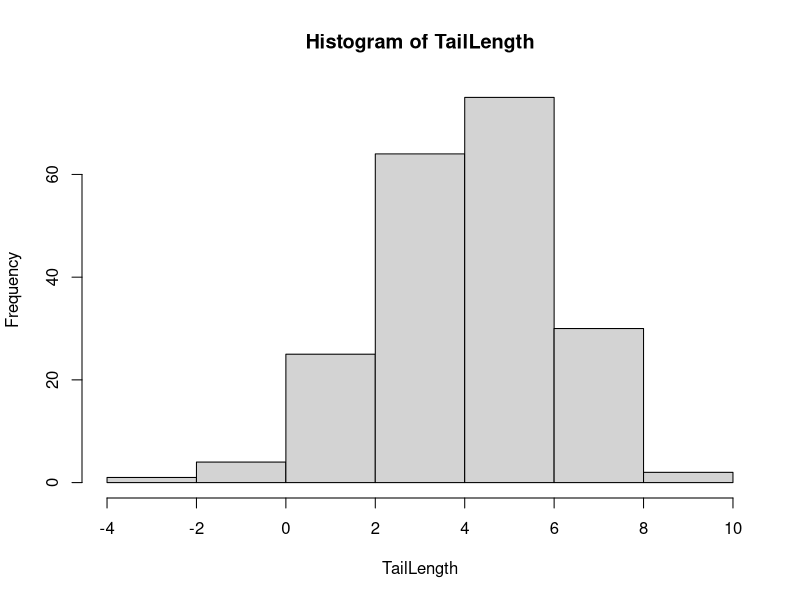
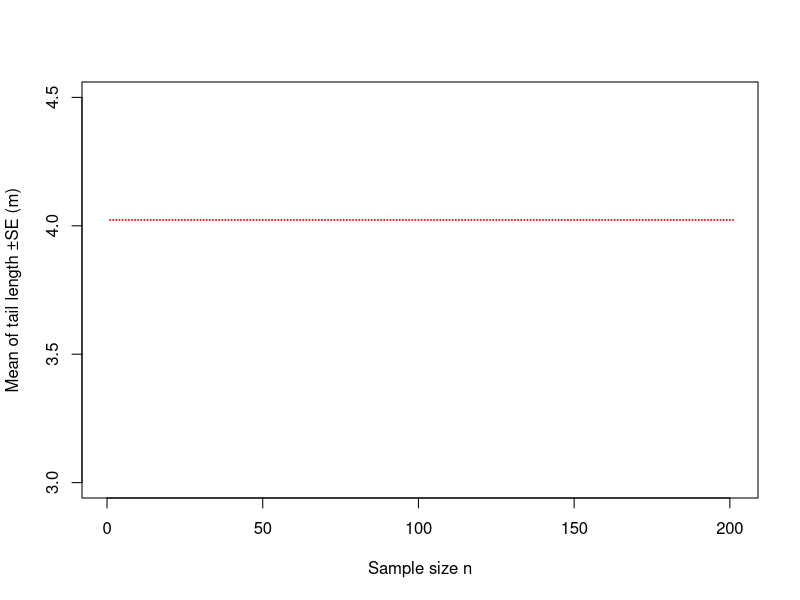
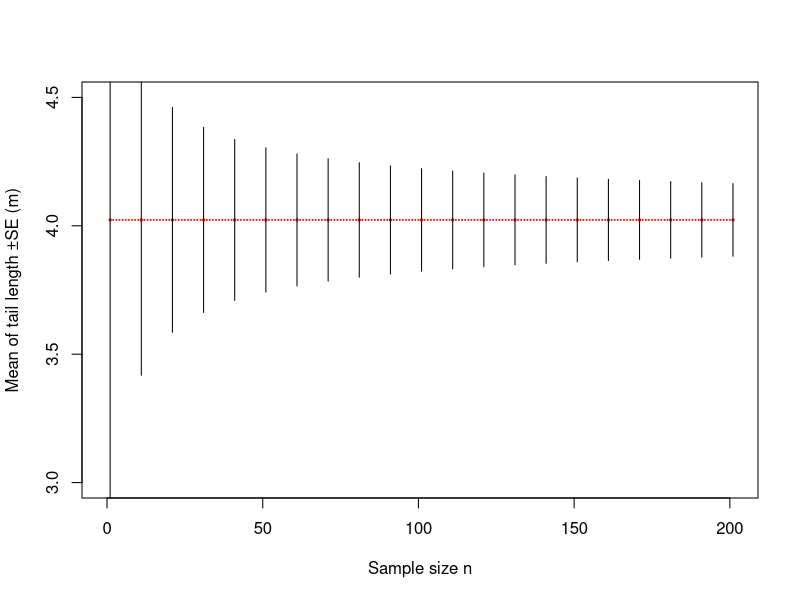

These charts were generated, in order, by the following R code:
#### SwS 04 ####

# Welcome - this is your workspace for hand out SwS 04 #

# Please  work through the hand out using this script #
# Nothing needs to be submitted #


# Note: These exercises are intended to improve your understanding of the statistics, the functions, and improve your ability to problem solve and code.
# 1) Calculate the standard error of Tarsus, Mass, Wing and Bill length of the complete population sample (as opposed to all sparrows in this world) Note N of each. Then, subset the dataset to only 2001 data d1<-subset(d, d$Year==2001), as we did in the lecture. Calculate SE for Tarsus, Mass, Wing and Bill length for the 2001 sample. Calculate the 95% CI for each mean.
# 2) Play around with the last plot we made. Change the values of the simulation. Change the mean, the standard deviation to other values, and see how it affects your plot. Just try out various combinations! This should help you to get better at
# -	Understanding how mean and SE and sample size are linked
# -	Understanding how to plot things in R
# -	Understanding how to use for loops in R
# -	Understanding how to make, access and use variables, vectors and data frames in R
# Note: it is ok if you find this difficult. This is something that you need to do, and do again, and redo again, and the more often you practice this the better you will become at understanding it. So use this time to repeat and practice. 
# Non-compulsory:
#   3) If you found the above easy and want to test out your coding and stats skills, this is a task for you. 
# Sample mass of the whole sparrow dataset. Then produce a plot to see at what sample size the standard error become so small that you’d be confident to get a reasonably precise mean - precise with respect to the grand total mean of the whole dataset. (The next part is rather philosophical). Then look at sample sizes in different years and think about what sort of biological questions one could answer with one year’s data, and what not. 

rm(list = ls())
d <- read.table("SparrowSize.txt", header = TRUE)
d1 <- subset(d, d$Tarsus!="NA")
seTarsus <- sqrt(var(d1$Tarsus)/length(d1$Tarsus))
seTarsus

d12001 <- subset(d1, d1$Year == 2001)
seTarsus2001 <- sqrt(var(d12001$Tarsus)/length(d12001$Tarsus))
seTarsus2001

rm(list=ls())
TailLength <- rnorm(201, mean = 3.8, sd=2)
summary(TailLength)
hist(TailLength)

x <- 1:length(TailLength)
y <- mean(TailLength) + 0*x

min(TailLength)

max(TailLength)

plot(x, y, cex= 0.03, ylim=c(3, 4.5), xlim=c(0,201),
     xlab ="Sample size n",
     ylab = "Mean of tail length ±SE (m)",
     col = "red")
n <- seq(from =1, to = 201, by= 10)
SE <- c(1)
mu <- c(1)
for (i in 1:length(n)) {
  d <- sample(TailLength, n[i], replace = FALSE)
  mu[i] <- mean(TailLength)
  SE[i] <- sd(TailLength)/sqrt(n[i])
}

up <- mu + SE
down <- mu - SE
length(up)

plot(x, y, cex = 0.03, ylim = c(3, 4.5), xlim=c(0,201),
     xlab = "Sample size n",
     ylab = "Mean of tail length ±SE (m)",
     col = "red")
points(n, mu, cex=0.3, col = "red")
segments(n, up, x1=n, y1=down, lty=1)
